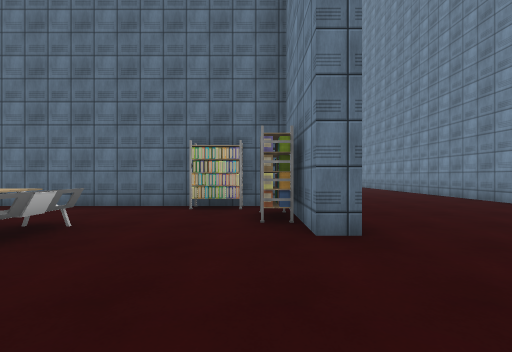
view 1 (above)

16 first-person views from a walk through a 3-D level made in the Unity game engine. The camera is 1.3 m above the floor, looks level and sees 90° across. Doors are open. The floor is counted in squares, 2 m on a side. Each view is taken from the middle of a square. On the plan, view 1 faces up. The plan holds only what a view shows up to about 9 squares ahead; the rest is blank. The place goes on beyond the plan. Some surface patterns are stand-ins.

view 2
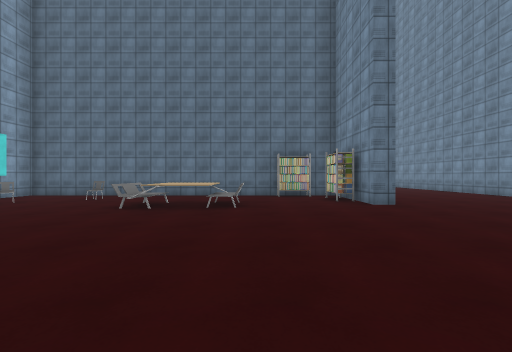

view 3
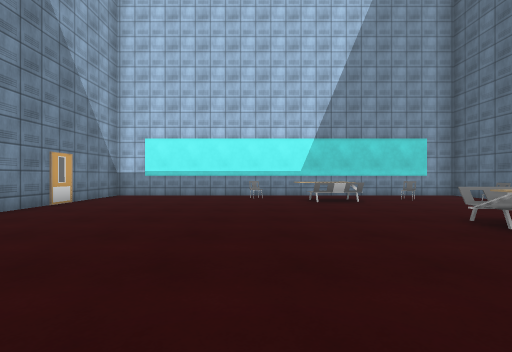

view 4
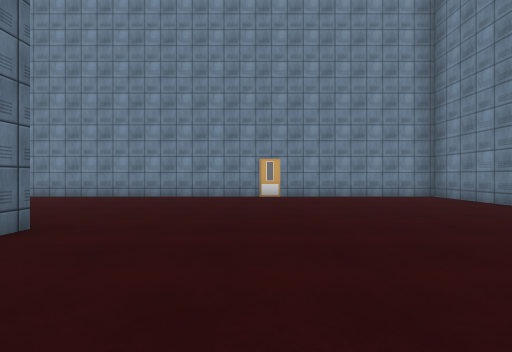

view 5
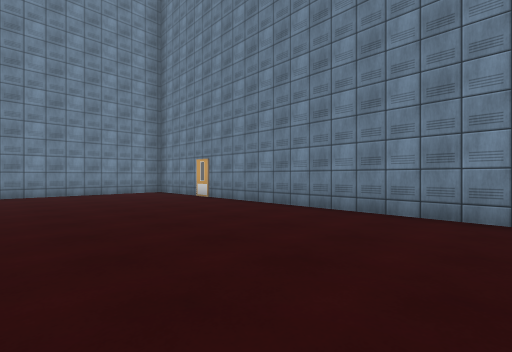

view 6
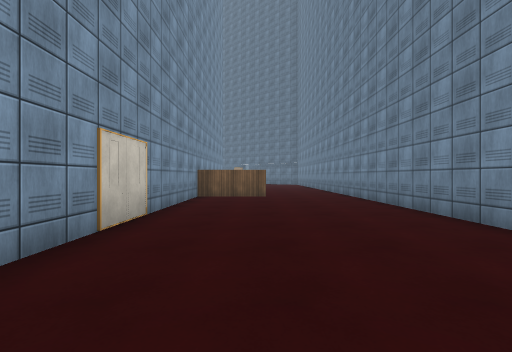

view 7
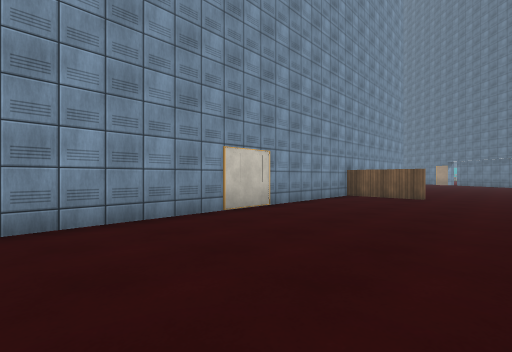

view 8
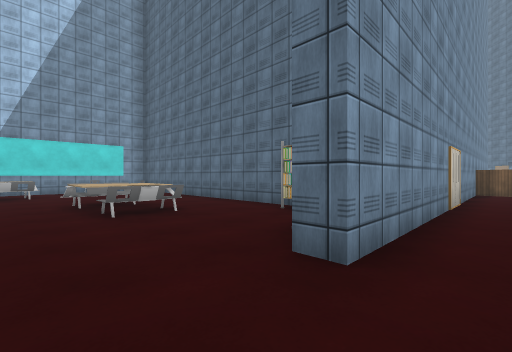

view 9
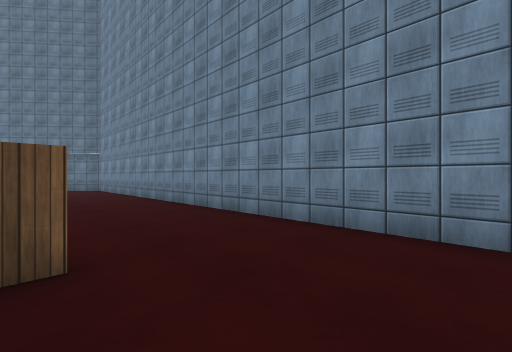

view 10
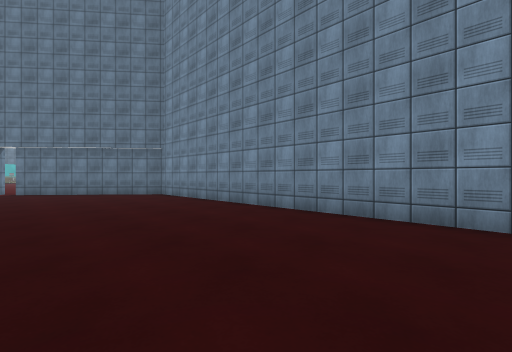

view 11
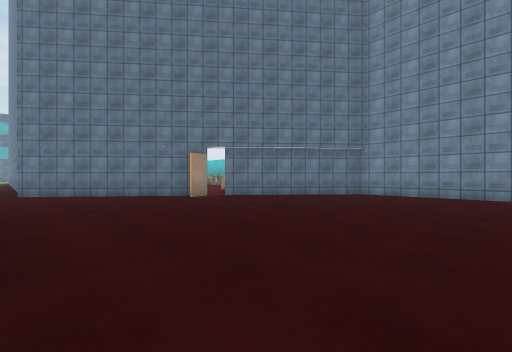

view 12
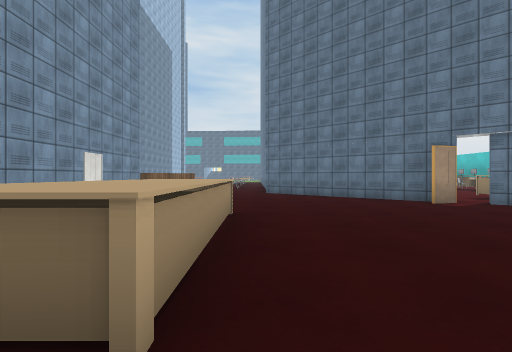

view 13
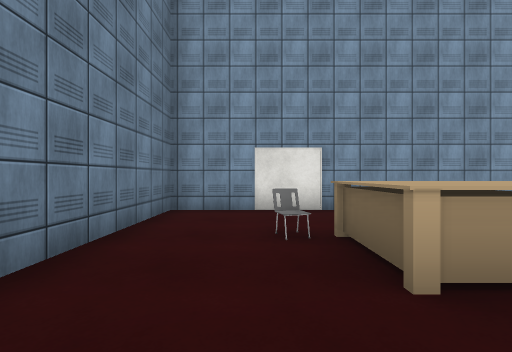

view 14
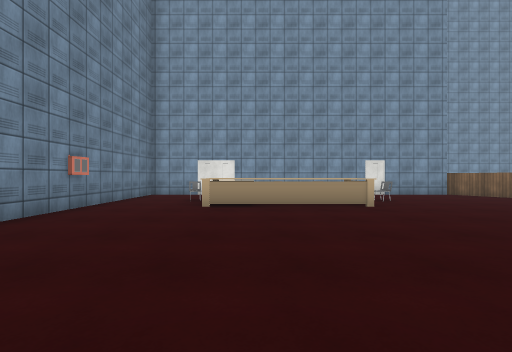

view 15
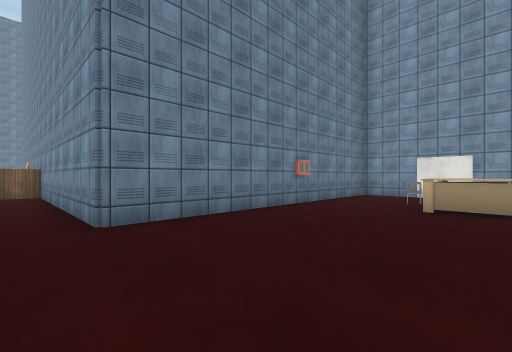

view 16
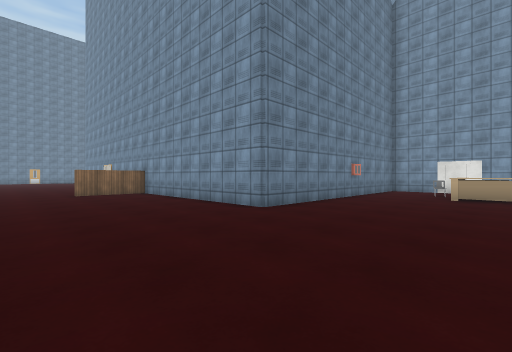

### Floor plan
Key: @ floor where view 1 was taken; # wall or solid block; . main floor; : floor 1 m higher than the main floor; / step, stairs or slope; ^ raised ledge; C chair; O other object.
Columns run from 10 left of view 1 to 6 right of it. Each row starts with its distance up from view 1.
 29    ##. .##
 28    #.....##
 27    #......###
 26    #.O.....###
 25    # ........##
 24    # ^^.......##
 23    # .^........ #
 22    # .^.........#
 21    #..^.........#
 20    #.C..........#
 19    #............#
 18    #########....#
 17            #....#
 16            #....#
 15            #....#
 14            #....#
 13            #....#
 12            ###..#
 11            #....#
 10            #....#
  9            #....#
  8            #....#
  7            #....#
  6 ############....#
  5 #........###....#
  4 #.........##....#
  3 #.O..C::C..#....#
  2 #./..//:........#
  1 #./C............#
  0 #.........@.....#
 -1 #O..............#
 -2 #...............#
 -3 #...............#
 -4 #...............#
 -5 #...............#
 -6 #################

Where each view was taken, in squares from view 1:
view 1: 0 up, 0 right, facing up
view 2: 3 down, 2 left, facing up
view 3: 1 down, 1 left, facing left
view 4: 0 up, 2 left, facing right
view 5: 1 down, 4 left, facing down-right
view 6: 4 up, 3 right, facing up
view 7: 4 up, 5 right, facing up-left
view 8: 1 up, 2 right, facing up-left
view 9: 10 up, 3 right, facing up-right
view 10: 14 up, 2 right, facing up-right
view 11: 19 up, 3 left, facing up-right
view 12: 20 up, 3 left, facing up
view 13: 20 up, 2 left, facing left
view 14: 22 up, 2 right, facing left
view 15: 22 up, 2 right, facing down-left
view 16: 22 up, 5 right, facing down-left
